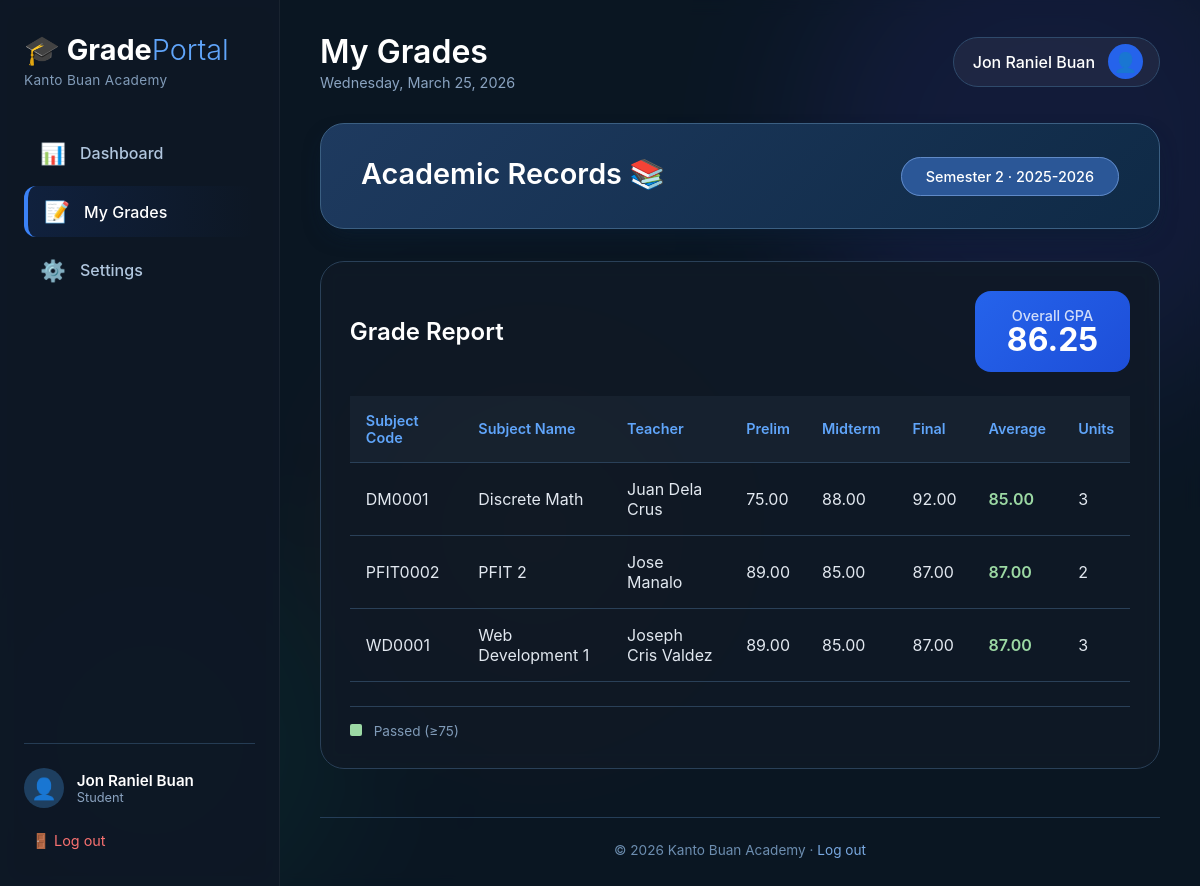
Page /grades.php (signed in) on the earlier database version.
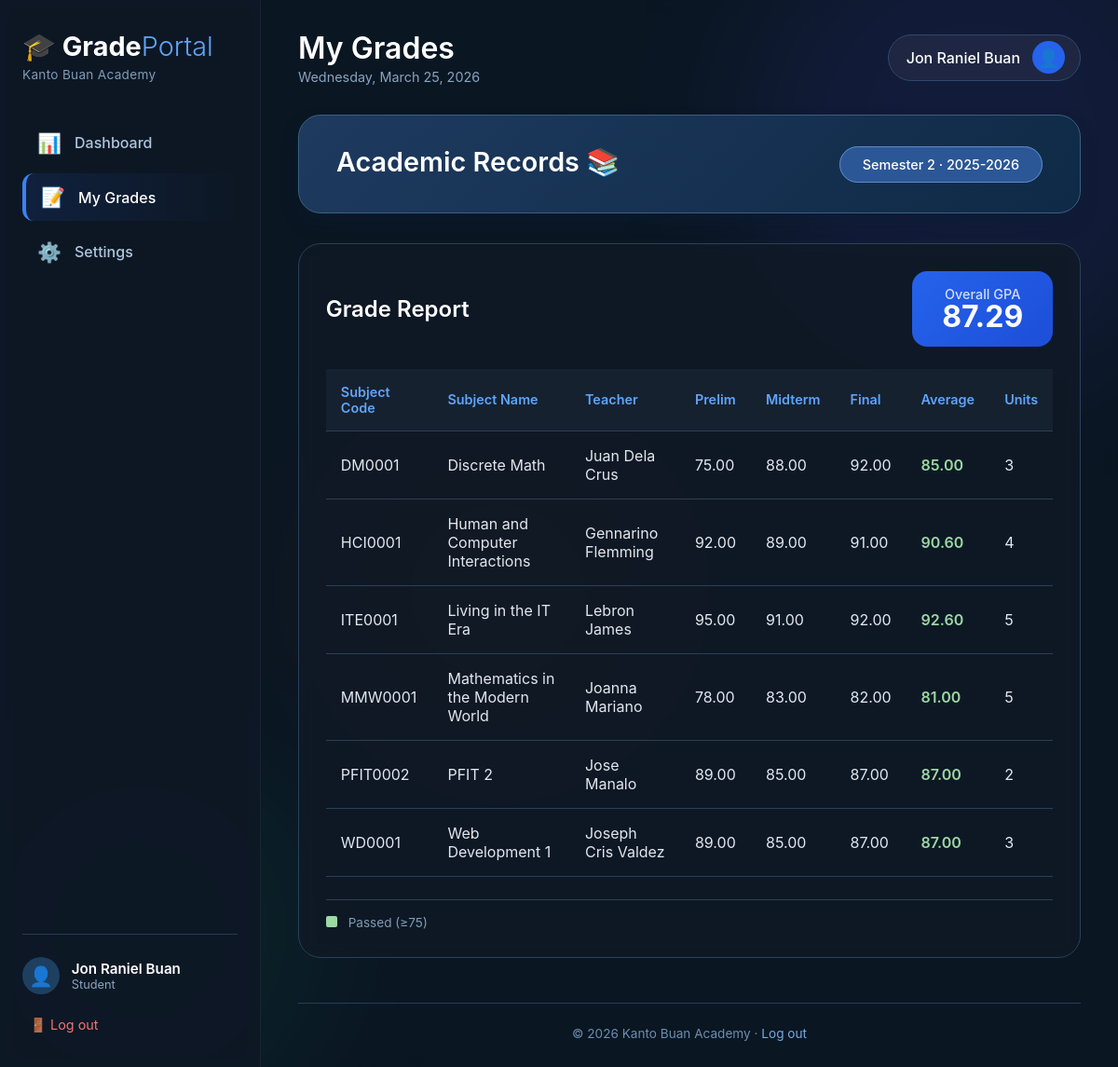
Same page on the later database version.
### tables this page shows
CREATE TABLE `grade` (
  `grade_id` int(11) NOT NULL,
  `student_id` int(11) NOT NULL,
  `subject_id` int(11) NOT NULL,
  `teacher_id` int(11) DEFAULT NULL,
  `school_year` varchar(20) DEFAULT NULL,
  `semester` varchar(20) DEFAULT NULL,
  `prelim_grade` decimal(5,2) DEFAULT NULL,
  `midterm_grade` decimal(5,2) DEFAULT NULL,
  `final_grade` decimal(5,2) DEFAULT NULL,
  `average_grade` decimal(5,2) DEFAULT NULL
);

CREATE TABLE `subject` (
  `subject_id` int(11) NOT NULL,
  `subject_code` varchar(20) NOT NULL,
  `subject_name` varchar(100) NOT NULL,
  `description` text DEFAULT NULL,
  `units` int(11) DEFAULT 1,
  `teacher_id` int(11) DEFAULT NULL
);

### grades.php (the view, shortened to what the changed rows need)
<?php
$host = 'localhost';
$dbname = 'school_grades_portal';
$username = 'root';
$password = '';
$conn = new mysqli($host, $username, $password, $dbname);
$user_id = isset($_SESSION['user_id']) ? $_SESSION['user_id'] : 0;
$user_type = isset($_SESSION['user_type']) ? $_SESSION['user_type'] : 'student';
$grades = [];
$overall_gpa = 0;
$total_units = 0;
$total_grade_points = 0;
if ($user_type == 'student') {
    $query = "SELECT
                g.grade_id,
                g.student_id,
                g.subject_id,
                g.school_year,
                g.semester,
                g.prelim_grade,
                g.midterm_grade,
                g.final_grade,
                g.average_grade,
                s.subject_code,
                s.subject_name,
                s.units,
                CONCAT(t.first_name, ' ', t.last_name) AS teacher_name
              FROM grade g
              JOIN subject s ON g.subject_id = s.subject_id
              LEFT JOIN teacher t ON g.teacher_id = t.teacher_id
              WHERE g.student_id = ?
              ORDER BY s.subject_code";
    $stmt = $conn->prepare($query);
    $stmt->bind_param("i", $user_id);
    $stmt->execute();
    $result = $stmt->get_result();
    while ($row = $result->fetch_assoc()) {
        $grades[] = $row;
        if ($row['average_grade'] && $row['units']) {
            $total_grade_points += $row['average_grade'] * $row['units'];
            $total_units += $row['units'];
        }
    }
    if ($total_units > 0) {
        $overall_gpa = $total_grade_points / $total_units;
    }
}
?>
<!DOCTYPE html>
<html lang="en">
<head>
  <link rel="stylesheet" href="homepage.css">
</head>
<body>
  <div class="dashboard-container">
    <main class="main-content">
      <header class="content-header">
        <div class="header-left">
          <h1 class="page-title">My Grades</h1>
        </div>
      </header>
      <div class="welcome-card">
        <div class="welcome-message">
          <h2>Academic Records 📚</h2>
        </div>
      </div>
      <div class="grades-container">
        <div class="grades-header">
          <h2>Grade Report</h2>
          <?php if ($overall_gpa > 0): ?>
          <div class="gpa-card">
            <div class="gpa-label">Overall GPA</div>
            <div class="gpa-value"><?php echo number_format($overall_gpa, 2); ?></div>
          </div>
          <?php endif; ?>
        </div>
        <?php if (count($grades) > 0): ?>
        <div class="grades-table-wrapper">
          <table class="grades-table">
            <thead>
              <tr>
                <th>Subject Code</th>
                <th>Subject Name</th>
                <th>Teacher</th>
                <th>Prelim</th>
                <th>Midterm</th>
                <th>Final</th>
                <th>Average</th>
                <th>Units</th>
              </tr>
            </thead>
            <tbody>
              <?php foreach ($grades as $grade): ?>
              <tr>
                <td><?php echo htmlspecialchars($grade['subject_code']); ?></td>
                <td><?php echo htmlspecialchars($grade['subject_name']); ?></td>
                <td><?php echo htmlspecialchars($grade['teacher_name'] ?? 'Not Assigned'); ?></td>
                <td><?php echo $grade['prelim_grade'] ? number_format($grade['prelim_grade'], 2) : '-'; ?></td>
                <td><?php echo $grade['midterm_grade'] ? number_format($grade['midterm_grade'], 2) : '-'; ?></td>
                <td><?php echo $grade['final_grade'] ? number_format($grade['final_grade'], 2) : '-'; ?></td>
                <td class="<?php echo ($grade['average_grade'] && $grade['average_grade'] >= 75) ? 'grade-passed' : ''; ?>">
                  <?php echo $grade['average_grade'] ? number_format($grade['average_grade'], 2) : '-'; ?>
                </td>
                <td><?php echo $grade['units']; ?></td>
              </tr>
              <?php endforeach; ?>
            </tbody>
          </table>
        </div>
        <?php endif; ?>
      </div>
    </main>
  </div>
</body>
</html>

Differences in the rows shown:
added grade: subject.subject_code "HCI0001", subject.subject_name "Human and Computer Interactions", teacher_name "Gennarino Flemming", prelim_grade "92.00", midterm_grade "89.00", final_grade "91.00", average_grade "90.60", subject.units "4"
added grade: subject.subject_code "ITE0001", subject.subject_name "Living in the IT Era", teacher_name "Lebron James", prelim_grade "95.00", midterm_grade "91.00", final_grade "92.00", average_grade "92.60", subject.units "5"
added grade: subject.subject_code "MMW0001", subject.subject_name "Mathematics in the Modern World", teacher_name "Joanna Mariano", prelim_grade "78.00", midterm_grade "83.00", final_grade "82.00", average_grade "81.00", subject.units "5"
Other differences:
$overall_gpa: "86.25" → "87.29"
